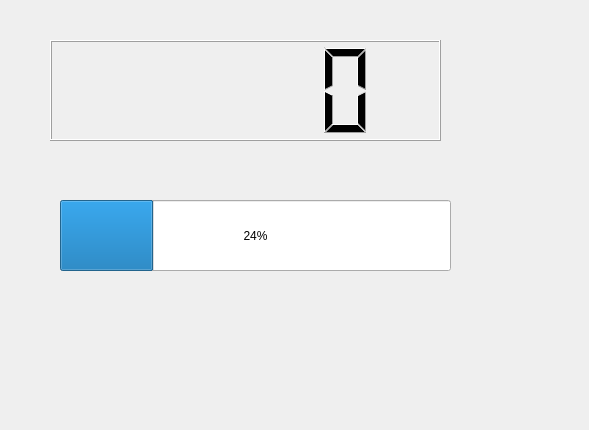
<?xml version="1.0" encoding="UTF-8"?>
<ui version="4.0">
 <class>Widget</class>
 <widget class="QWidget" name="Widget">
  <property name="geometry">
   <rect>
    <x>0</x>
    <y>0</y>
    <width>589</width>
    <height>430</height>
   </rect>
  </property>
  <property name="windowTitle">
   <string>Widget</string>
  </property>
  <widget class="QLCDNumber" name="lcdNumber">
   <property name="geometry">
    <rect>
     <x>50</x>
     <y>40</y>
     <width>391</width>
     <height>101</height>
    </rect>
   </property>
  </widget>
  <widget class="QProgressBar" name="progressBar">
   <property name="geometry">
    <rect>
     <x>60</x>
     <y>200</y>
     <width>391</width>
     <height>71</height>
    </rect>
   </property>
   <property name="value">
    <number>24</number>
   </property>
  </widget>
 </widget>
 <layoutdefault spacing="6" margin="11"/>
 <resources/>
 <connections/>
</ui>
